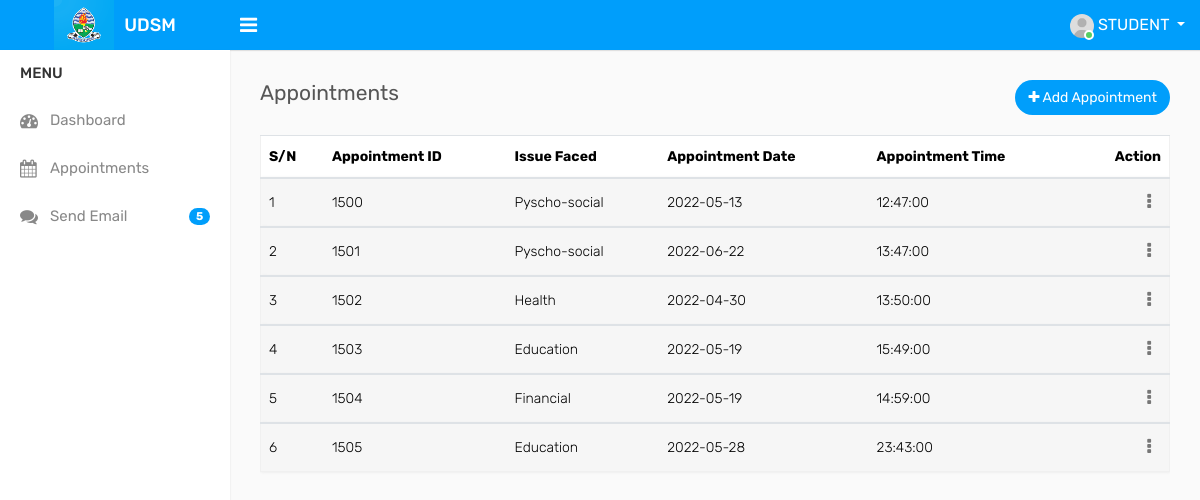
Screenshot of /students/appointment.php with the database file from the repository.
### tables this page shows
CREATE TABLE `appointment` (
  `appointment_id` int(11) NOT NULL,
  `issuefaced` varchar(100) NOT NULL,
  `counsellor` varchar(100) NOT NULL,
  `dates` date NOT NULL,
  `datestime` time NOT NULL,
  `statuses` varchar(100) NOT NULL,
  `messages` text NOT NULL
);

### students/appointment.php (the view, shortened to what this page needs)
<?php
include 'includes/header.php';
include 'includes/sidebar.php';
$link = mysqli_connect('localhost', 'root','', 'udsm_counselling');
$query = "SELECT * from appointment";
    $result = mysqli_query($link, $query);
?>
<div class="page-wrapper">
            <div class="content">
                <div class="row">
                    <div class="col-sm-4 col-3">
                        <h4 class="page-title">Appointments</h4>
                    </div>
                    <div class="col-sm-8 col-9 text-right m-b-20">
                        <a href="add_appointments.php" class="btn btn btn-primary btn-rounded float-right"><i class="fa fa-plus"></i> Add Appointment</a>
                    </div>
                </div>
				<div class="row">
					<div class="col-md-12">
						<div class="table-responsive">
							<table class="table table-striped custom-table">
								<thead>
									<tr>
                                        <th>S/N</th>
										<th>Appointment ID</th>
                                        <th>Issue Faced</th>
										<th>Appointment Date</th>
										<th>Appointment Time</th>
										<th class="text-right">Action</th>
									</tr>
								</thead>
								<tbody>
                                    <?php
                                        $i = 1;
                                        while($row=mysqli_fetch_assoc($result))
                                        {
			                        ?>
									<tr>
                                        <td><?php echo $i++ ?></td>
                                        <td><?php echo $row['appointment_id']?></td>
                                        <td><?php echo $row['issuefaced']?></td>
                                        <td><?php echo $row['dates']?></td>
                                        <td><?php echo $row['datestime']?></td>
                                        <td class="text-right">
											<div class="dropdown dropdown-action">
												<a href="#" class="action-icon dropdown-toggle" data-toggle="dropdown" aria-expanded="false"><i class="fa fa-ellipsis-v"></i></a>
											</div>
										</td>
                                    </tr>
								</tbody>
                                    <?php
				                        }
			                        ?>
							</table>
						</div>
					</div>
		</div>
    </div>
<?php
include 'includes/footer.php';
?>

### rows the page displays
appointment: appointment_id "1500", issuefaced "Pyscho-social", dates "2022-05-13", datestime "12:47:00"
appointment: appointment_id "1501", issuefaced "Pyscho-social", dates "2022-06-22", datestime "13:47:00"
appointment: appointment_id "1502", issuefaced "Health", dates "2022-04-30", datestime "13:50:00"
appointment: appointment_id "1503", issuefaced "Education", dates "2022-05-19", datestime "15:49:00"
appointment: appointment_id "1504", issuefaced "Financial", dates "2022-05-19", datestime "14:59:00"
appointment: appointment_id "1505", issuefaced "Education", dates "2022-05-28", datestime "23:43:00"
